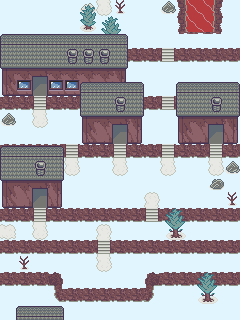

Rendered tile map (Tiled .tmx) drawn with the repository's tilesets; below, a short description and the map source with its tile grids summarised:
An orthogonal 15x20 tile map with 16x16 px tiles, 2 tile layers (Tile Layer 1, Tile Layer 2), 5 tilesets and 9 objects (7x Door).

<map version="1.9" tiledversion="1.9.0" orientation="orthogonal" renderorder="right-down" width="15" height="20" tilewidth="16" tileheight="16" infinite="0" backgroundcolor="#e1f5fe" nextlayerid="11" nextobjectid="66">
 <properties>
  <property name="action">(if (! (== (last-place) "74"))
  (map-name "Flamecot City"))</property>
  <property name="map-name" value="Flamecot City" />
  <property name="milla" value="(dialog '((&quot;/milla&quot; &quot;This is the third capital of the Kingdom. What is your favorite?&quot;)))" />
  <property name="music" value="city-3" />
 </properties>
 <tileset firstgid="1" source="../tilesets/outdoor-1.tsx" />
 <tileset firstgid="129" source="../tilesets/monsters.tsx" />
 <tileset firstgid="204" source="../tilesets/npc_common.tsx" />
 <tileset firstgid="256" source="../tilesets/outdoor-2.tsx" />
 <tileset firstgid="416" source="../tilesets/outdoor-3.tsx" />
 <layer id="1" name="Tile Layer 1" width="15" height="20">
  <data>[300 cells, 173 non-empty, 41 distinct tile ids]</data>
 </layer>
 <objectgroup id="9" name="npc" />
 <layer id="6" name="Tile Layer 2" width="15" height="20">
  <data>[300 cells, 32 non-empty, 10 distinct tile ids]</data>
 </layer>
 <objectgroup id="8" name="items">
  <object id="62" gid="471" x="16" y="128" width="16" height="16">
   <properties>
    <property name="action" value="(dialog '((&quot;/_3&quot; &quot;City Hall&quot;)))" />
   </properties>
  </object>
  <object id="65" gid="470" x="144" y="272" width="16" height="16">
   <properties>
    <property name="action">(begin
  (define event-id "69.item")
  (define item-id "kiwi-juice")
  (if (!get event-id)
    (begin
      (dialog '(("Hey, there is something here!")))
        (give-item item-id)
        (set event-id #t))
    (dialog '(("A little plant… nothing else.")))))</property>
   </properties>
  </object>
 </objectgroup>
 <objectgroup id="10" name="spawn points">
  <object id="54" class="Door" x="0" y="224" width="16" height="16">
   <properties>
    <property name="mainDoor" type="bool" value="true" />
    <property name="orientation" type="int" value="2" />
    <property name="roomId" value="67" />
   </properties>
  </object>
  <object id="56" class="Door" x="96" y="0" width="16" height="16">
   <properties>
    <property name="roomId" value="75" />
   </properties>
  </object>
  <object id="57" class="Door" x="32" y="208" width="16" height="16">
   <properties>
    <property name="roomId" value="69_house1" />
   </properties>
  </object>
  <object id="58" class="Door" x="112" y="144" width="16" height="16">
   <properties>
    <property name="roomId" value="69_house2" />
   </properties>
  </object>
  <object id="59" class="Door" x="32" y="96" width="16" height="16">
   <properties>
    <property name="roomId" value="69_cityhall" />
   </properties>
  </object>
  <object id="60" class="Door" x="208" y="144" width="16" height="16">
   <properties>
    <property name="roomId" value="69_house3" />
   </properties>
  </object>
  <object id="64" class="Door" x="0" y="128" width="16" height="16">
   <properties>
    <property name="orientation" type="int" value="2" />
    <property name="roomId" value="74" />
   </properties>
  </object>
 </objectgroup>
</map>
